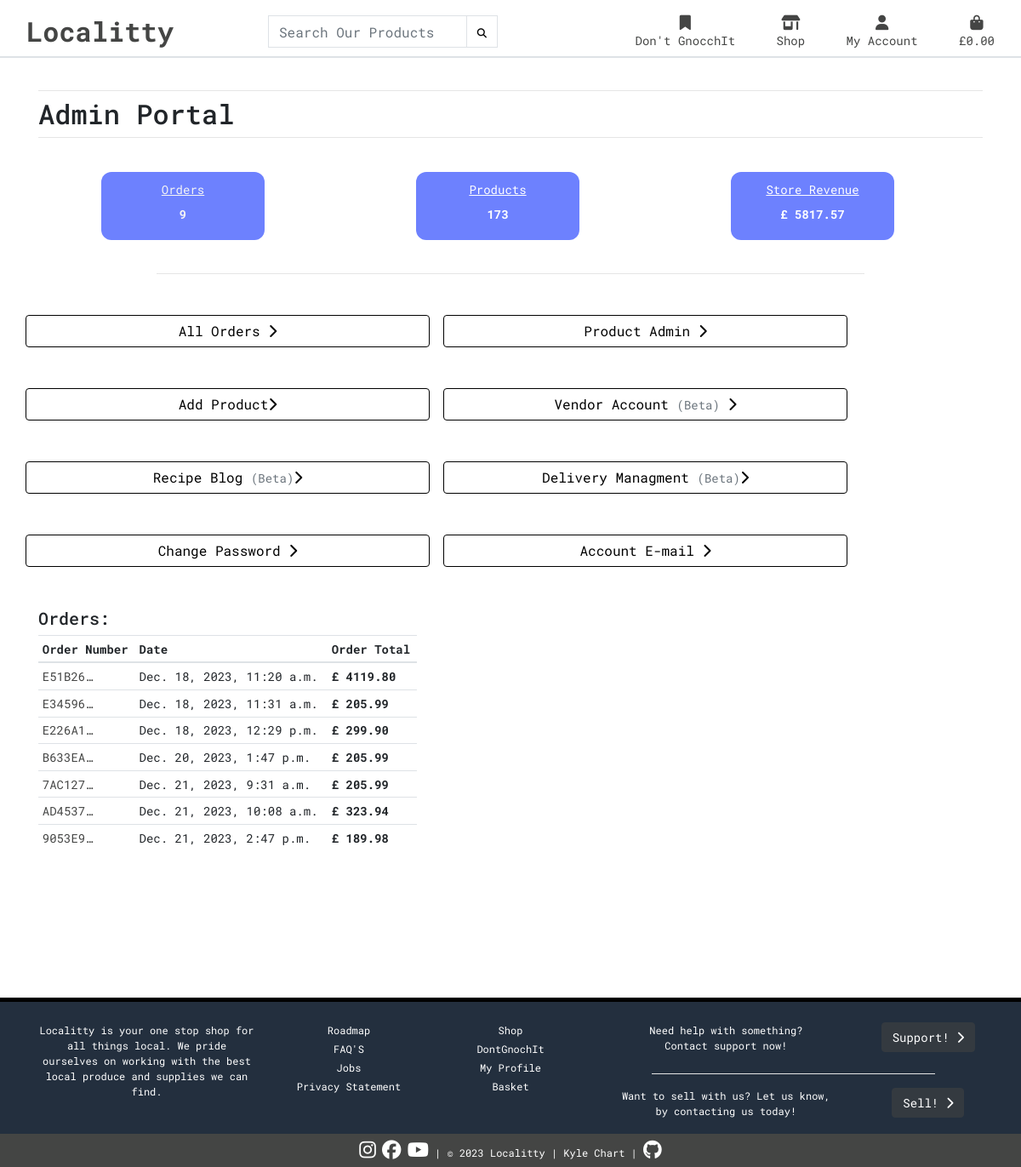
Before: /profile/admin-dashboard/ (signed in) with the older database file.
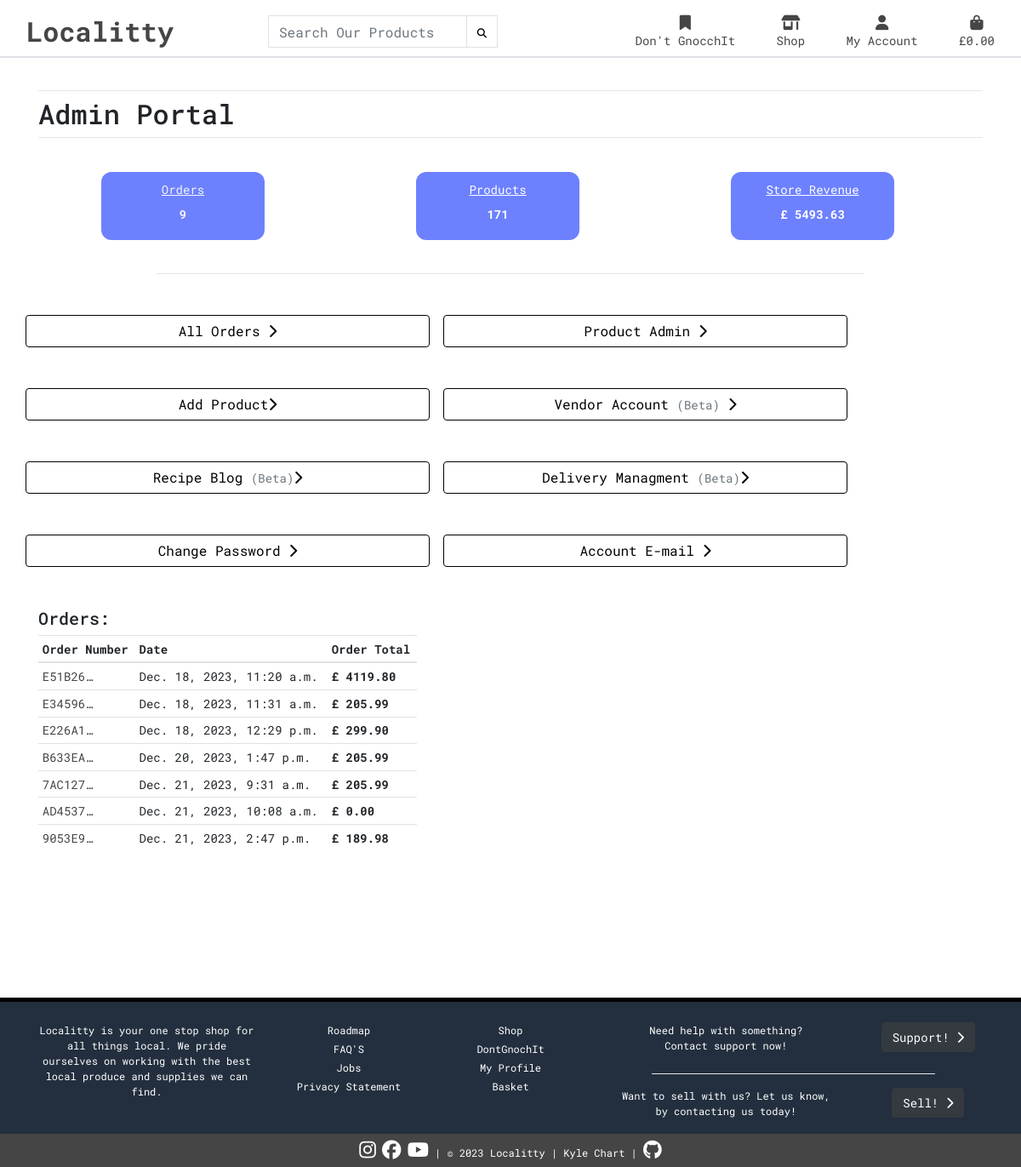
After: the same page with the newer database file.
### checkout/models.py (models this page shows, shortened)
class Order(models.Model):
    order_number = models.CharField(max_length=32, null=False, editable=False)
    user_profile = models.ForeignKey(
        UserProfile, on_delete=models.SET_NULL, null=True, blank=True, related_name='orders')
    full_name = models.CharField(max_length=50, null=False, blank=False)
    email = models.EmailField(max_length=254, blank=False, null=False)
    phone_number = models.CharField(max_length=20, null=False, blank=False)
    country = CountryField(blank_label='Country *', null=False, blank=False)
    postcode = models.CharField(max_length=20, null=True, blank=True)
    town_or_city = models.CharField(max_length=40, null=False, blank=False)
    street_address1 = models.CharField(max_length=80, null=False, blank=False)
    street_address2 = models.CharField(max_length=80, null=True, blank=True)
    county = models.CharField(max_length=80, null=True, blank=True)
    date = models.DateTimeField(auto_now_add=True)
    delivery_cost = models.DecimalField(
        max_digits=6, decimal_places=2, null=False, default=0)
    order_total = models.DecimalField(
        max_digits=10, decimal_places=2, null=False, default=0)
    grand_total = models.DecimalField(
        max_digits=10, decimal_places=2, null=False, default=0)
    original_bag = models.TextField(null=False, blank=False, default='')
    stripe_pid = models.CharField(
        max_length=254, null=False, blank=False, default='')
    class Meta:
        verbose_name_plural = 'Order'

### profiles/views.py (the view)
# urls.py: path('admin-dashboard/', views.renderadmin, name='admin'),
@login_required
def renderadmin(request):
    if not request.user.is_superuser:
        messages.error(
            request, f'Sorry, you dont have access to view this page.')
        return redirect('home')
    profile = get_object_or_404(UserProfile, user=request.user)
    product = Product.objects.all()
    count = product.count()
    orders = Order.objects.all().order_by('date')
    total_grand_total = Order.objects.aggregate(
        total_grand_total=Sum('grand_total'))
    grand_total_sum = total_grand_total['total_grand_total']
    template = 'admin_dashboard.html'
    context = {
        'user': profile,
        'orders': orders,
        'count': count,
        'grand_total_sum': grand_total_sum
    }
    return render(request, template, context)

### profiles/templates/admin_dashboard.html (shortened to what the changed rows need)
{% extends "base.html" %}
{% load static %}
{% block content %}
<div class="container">
    <div class="row">
        <div class="col">
                <h2 class="page-title">Admin Portal</h2>
        </div>
    </div>
</div>
<div class="container mt-4">
    <div class="preview-container text-center row justify-content-around">
        <div class="col-4 total-products">
            <p class="mt-2"><strong>{{ count }}</strong></p>
        </div>
        <div class="col-4 total-revenue">
            <p class="mt-2"><strong>£ {{ grand_total_sum|floatformat:2 }}</strong></p>
        </div>
    </div>
    <div class="row mt-5">
        <div class="col-5 col-md-5 col-sm-12">
            <div class="table-responsive a-order-history">
                <table class="table table-sm">
                    <thead>
                        <tr>
                            <th>Order Number</th>
                            <th>Date</th>
                            <th>Order Total</th>
                        </tr>
                    </thead>
                    <tbody>
                        {% for order in orders %}
                            <tr>
                                <td>
                                    <a href="{% url 'order_confirmation' order.order_number %}" aria-label="Opens a confirmation page for the selected order" class="user-history" title="{{ orders.order_number }}">{{ order.order_number|truncatechars:7 }}</a>
                                </td>
                                <td>{{ order.date}}</td>
                                <td><strong>£ {{ order.grand_total }}</strong></td>
                            </tr>
                        {% endfor %}
                    </tbody>
                </table>
            </div>
        </div>
    </div>
</div>
{% endblock %}

Changed rows visible on the page:
changed Order "Dec. 21, 2023, 10:08 a.m.": grand_total "323.94" → "0.00"
Other visible differences:
{{ count }}: "173" → "171"
{{ grand_total_sum|floatformat:2 }}: "5817.57" → "5493.63"
